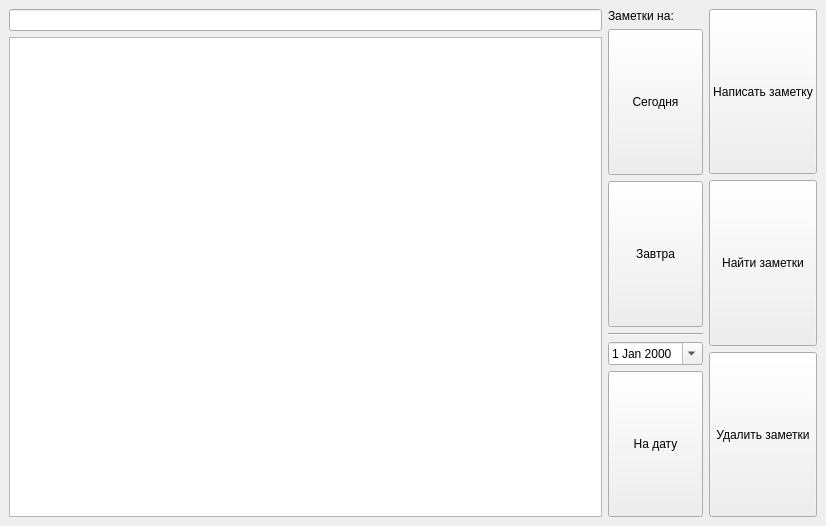
<?xml version="1.0" encoding="UTF-8"?>
<ui version="4.0">
 <class>MainWindow</class>
 <widget class="QMainWindow" name="MainWindow">
  <property name="geometry">
   <rect>
    <x>0</x>
    <y>0</y>
    <width>826</width>
    <height>526</height>
   </rect>
  </property>
  <property name="windowTitle">
   <string>taskorg</string>
  </property>
  <widget class="QWidget" name="main_widget">
   <layout class="QHBoxLayout" name="horizontalLayout_3">
    <item>
     <layout class="QVBoxLayout" name="textwidget">
      <item>
       <layout class="QHBoxLayout" name="titletext">
        <item>
         <widget class="QLineEdit" name="t_title">
          <property name="readOnly">
           <bool>true</bool>
          </property>
         </widget>
        </item>
       </layout>
      </item>
      <item>
       <layout class="QHBoxLayout" name="contenttext">
        <item>
         <widget class="QTextEdit" name="t_content">
          <property name="readOnly">
           <bool>true</bool>
          </property>
         </widget>
        </item>
       </layout>
      </item>
     </layout>
    </item>
    <item>
     <layout class="QVBoxLayout" name="lastnotes_buttons">
      <item>
       <widget class="QLabel" name="l_ttlabel">
        <property name="text">
         <string>Заметки на:</string>
        </property>
       </widget>
      </item>
      <item>
       <widget class="QPushButton" name="b_todaynote">
        <property name="sizePolicy">
         <sizepolicy hsizetype="Minimum" vsizetype="Expanding">
          <horstretch>0</horstretch>
          <verstretch>0</verstretch>
         </sizepolicy>
        </property>
        <property name="text">
         <string>Сегодня</string>
        </property>
       </widget>
      </item>
      <item>
       <widget class="QPushButton" name="b_tommorownote">
        <property name="sizePolicy">
         <sizepolicy hsizetype="Minimum" vsizetype="Expanding">
          <horstretch>0</horstretch>
          <verstretch>0</verstretch>
         </sizepolicy>
        </property>
        <property name="text">
         <string>Завтра</string>
        </property>
       </widget>
      </item>
      <item>
       <widget class="Line" name="line">
        <property name="orientation">
         <enum>Qt::Horizontal</enum>
        </property>
       </widget>
      </item>
      <item>
       <widget class="QDateEdit" name="t_datenote">
        <property name="calendarPopup">
         <bool>true</bool>
        </property>
       </widget>
      </item>
      <item>
       <widget class="QPushButton" name="b_datenote">
        <property name="sizePolicy">
         <sizepolicy hsizetype="Minimum" vsizetype="Expanding">
          <horstretch>0</horstretch>
          <verstretch>0</verstretch>
         </sizepolicy>
        </property>
        <property name="text">
         <string>На дату</string>
        </property>
       </widget>
      </item>
     </layout>
    </item>
    <item>
     <layout class="QVBoxLayout" name="main_buttons">
      <item>
       <widget class="QPushButton" name="b_writenote">
        <property name="sizePolicy">
         <sizepolicy hsizetype="Minimum" vsizetype="Expanding">
          <horstretch>0</horstretch>
          <verstretch>0</verstretch>
         </sizepolicy>
        </property>
        <property name="text">
         <string>Написать заметку</string>
        </property>
       </widget>
      </item>
      <item>
       <widget class="QPushButton" name="b_findnote">
        <property name="sizePolicy">
         <sizepolicy hsizetype="Minimum" vsizetype="Expanding">
          <horstretch>0</horstretch>
          <verstretch>0</verstretch>
         </sizepolicy>
        </property>
        <property name="text">
         <string>Найти заметки</string>
        </property>
       </widget>
      </item>
      <item>
       <widget class="QPushButton" name="b_deletenote">
        <property name="sizePolicy">
         <sizepolicy hsizetype="Minimum" vsizetype="Expanding">
          <horstretch>0</horstretch>
          <verstretch>0</verstretch>
         </sizepolicy>
        </property>
        <property name="autoFillBackground">
         <bool>false</bool>
        </property>
        <property name="text">
         <string>Удалить заметки</string>
        </property>
       </widget>
      </item>
     </layout>
    </item>
   </layout>
  </widget>
 </widget>
 <resources/>
 <connections/>
</ui>
